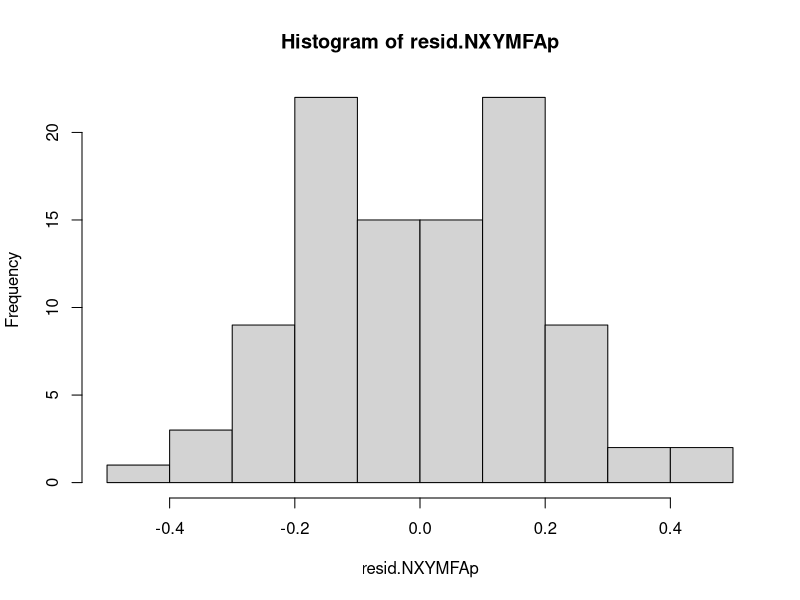
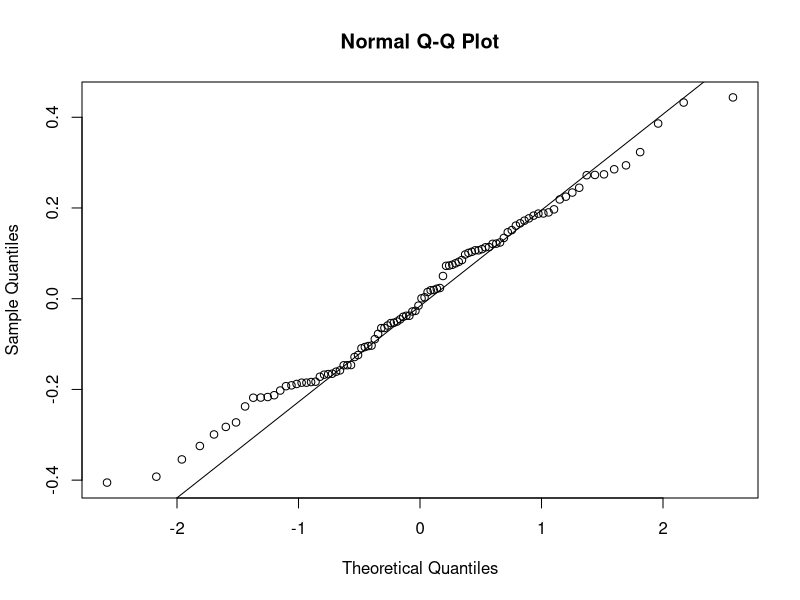
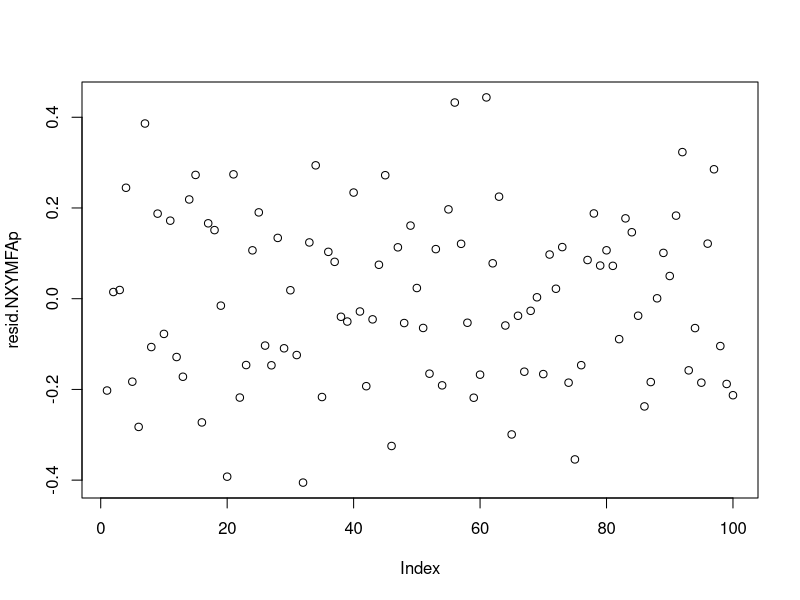
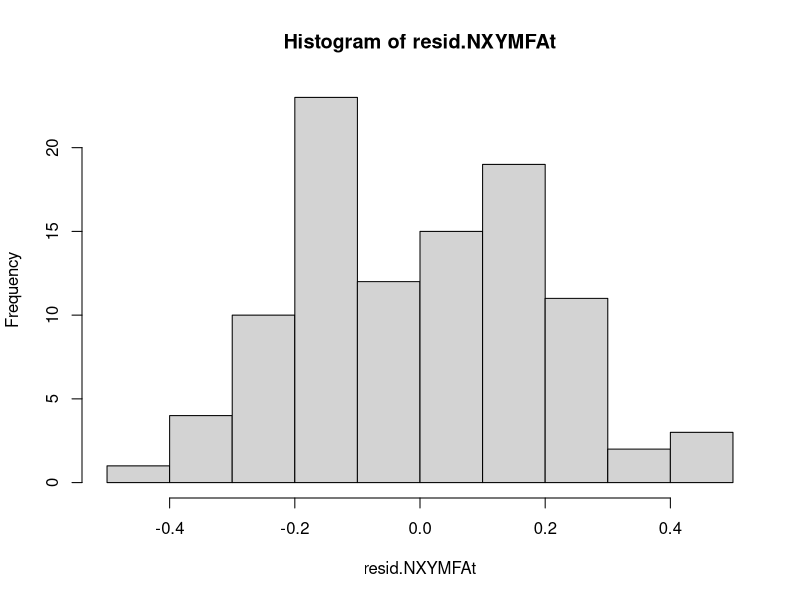
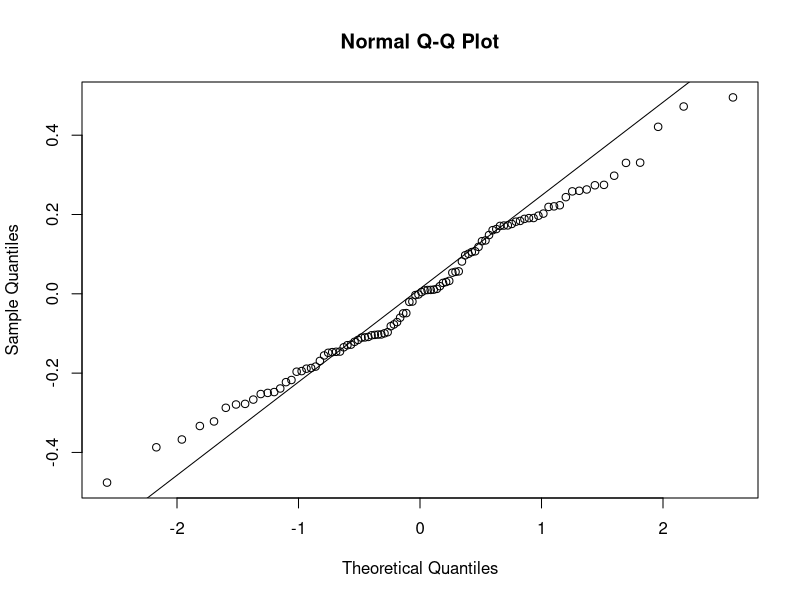
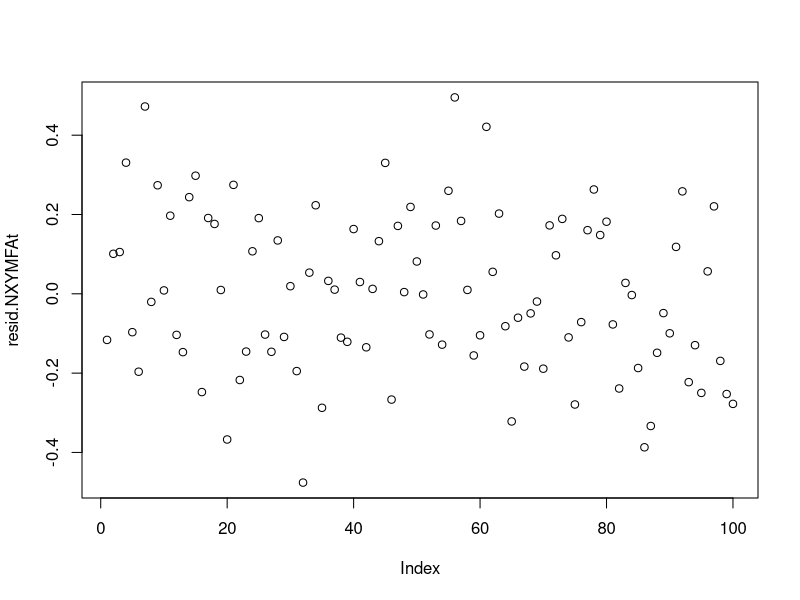
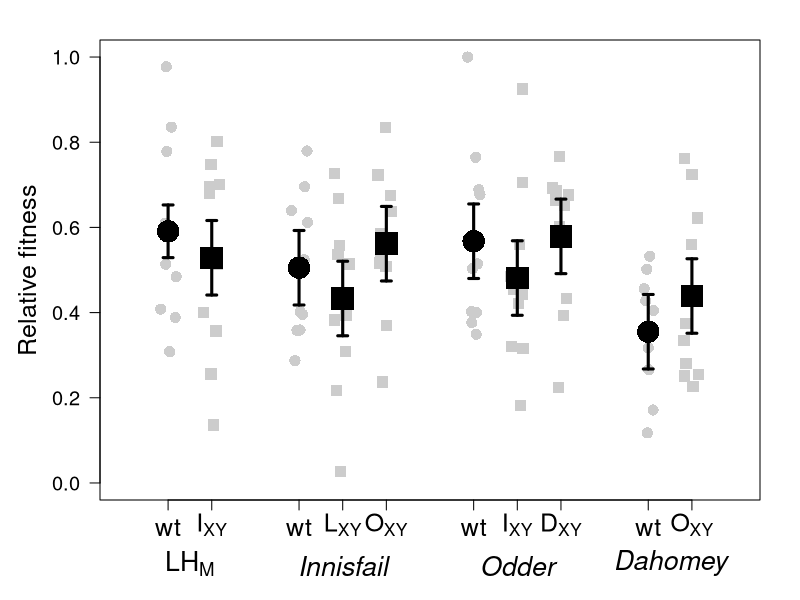
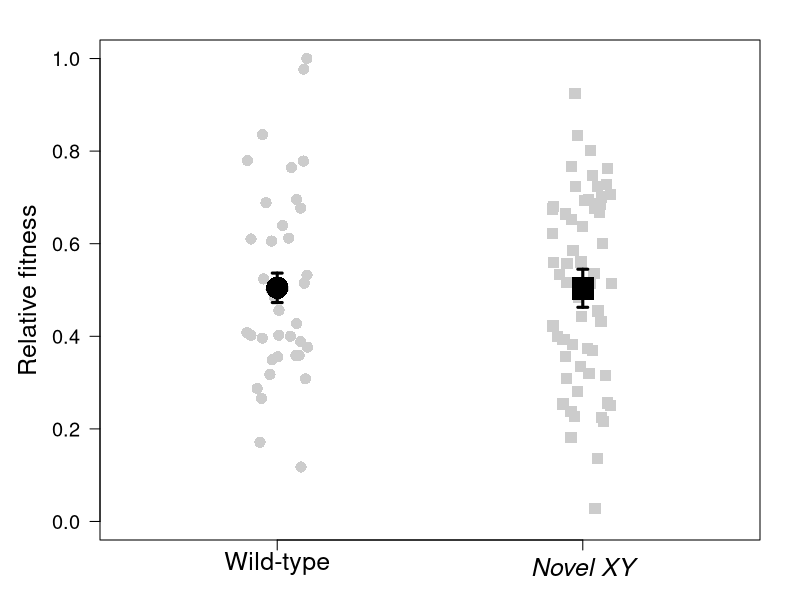

R code for these plots, in order:
################################################################################################
############################ NOVEL XY POPULATION MALE FITNESS ASSAY ############################
################################################################################################

#Set up environment
library(car)
library(Hmisc)

#Read in csv file with data
NXYMFA.data <- read.table(file = "NovelXYMaleFitnessAssay.csv", header = T, sep = ",")


##########################################  STATISTIC  #########################################


###CALCULATE RELATIVE FITNESS###

#Calculate the proportion of red eyed offspring
NXYMFA.data$prop_red <- NXYMFA.data$red / NXYMFA.data$total
#Now divid each proportion red by 5 to get the number for each male
NXYMFA.data$prop_red_male <- NXYMFA.data$prop_red / 5
#Find maxium
maxNXYMFA <- max(NXYMFA.data$prop_red_male, na.rm = T)
#Calculate relative fecundity by dividing each proportion by the maximum
NXYMFA.data$relative_fit <- NXYMFA.data$prop_red_male / maxNXYMFA



##############################
######### POPULATION #########
##############################


### LINEAT MODEL ###

#Linear model, testing if population has a significant effect on the relative fitness
model.NXYMFAp <- lm(relative_fit ~ population, data = NXYMFA.data)
#ANOVA
anova(model.NXYMFAp, test = "F")
#Population is not significant, P = 0.1454


#Test if there is homogeneity of variances
leveneTest(NXYMFA.data$relative_fit, NXYMFA.data$population)
#Non significant, assumption of homogeneity of variances is met. Can use ANOVA

#Test the model by looking at the residuls
resid.NXYMFAp <- residuals(model.NXYMFAp)
hist(resid.NXYMFAp)
shapiro.test(resid.NXYMFAp)
qqnorm(resid.NXYMFAp)
qqline(resid.NXYMFAp)
plot(resid.NXYMFAp)
#The residuls are normally distrubuted, meaning that the model is valid 



#############################
######### TREATMENT #########
#############################


### LINEAT MODEL ###

#Linear model, testing if treatment has a significant effect on the relative fitness
model.NXYMFAt <- lm(relative_fit ~ treatment, data = NXYMFA.data)
#ANOVA
anova(model.NXYMFAt, test = "F")
#Treatment is not significant, P = 0.9814


#Test if there is homogeneity of variances
leveneTest(NXYMFA.data$relative_fit, NXYMFA.data$treatment)
#Non significant, assumption of homogeneity of variances is met. Can use ANOVA

#Test the model by looking at the residuls
resid.NXYMFAt <- residuals(model.NXYMFAt)
hist(resid.NXYMFAt)
shapiro.test(resid.NXYMFAt)
qqnorm(resid.NXYMFAt)
qqline(resid.NXYMFAt)
plot(resid.NXYMFAt)
#The residuls are normally distrubuted, meaning that the model is valid 




#########################################  PLOT DATA  #########################################


### PLOT POPULATION ###

#Add fitted values
NXYMFA.data$fittedPop <- fitted(model.NXYMFAp)

#Caluclate mean
NXYMFApop.M <- tapply(NXYMFA.data$fittedPop, NXYMFA.data$population, mean)
#SE
NXYMFApop.SE <- (summary(model.NXYMFAp)$coefficients[,2])


#Plot
par(mar = c(5, 5, 2, 2))
plot(NULL, xlim = c(0, 7), xlab = "", xaxt = "n", ylim = c(0, 1), ylab = "Relative fitness", 
     cex.axis = 1.2, cex.lab = 1.5, las = 1)
#Add points
stripchart(NXYMFA.data$relative_fit ~ NXYMFA.data$population, add = T, vertical = T, 
           method = "jitter", pch = c(16,15, 16,15,15, 16,15,15, 16,15), cex = 1.5, col = "gray80", 
           at = c(0.5,1, 2,2.5,3, 4,4.5,5, 6,6.5))
#Add errorbars
xNXYMFApop <- c(0.5,1, 2,2.5,3, 4,4.5,5, 6,6.5)
errbar(xNXYMFApop, NXYMFApop.M, NXYMFApop.M + NXYMFApop.SE, NXYMFApop.M - NXYMFApop.SE, 
       pch = c(16,15, 16,15,15, 16,15,15, 16,15), cex = 3, lwd = 3, add = T)
#AXIS
axis(1, at = c(0.5,1, 2,2.5,3, 4,4.5,5, 6,6.5), cex.axis = 1.5,
     labels = c("wt", expression("I"["XY"]), 
                "wt", expression("L"["XY"]), expression("O"["XY"]), 
                "wt", expression("I"["XY"]), expression("D"["XY"]), 
                "wt", expression("O"["XY"])))
#And add text
mtext(expression("LH"["M"]), side = 1, line = 3, at = 0.75, cex = 1.6)
mtext(expression(italic("Innisfail")), side = 1, line = 3, at = 2.5, cex = 1.6)
mtext(expression(italic("Odder")), side = 1, line = 3, at = 4.5, cex = 1.6)
mtext(expression(italic("Dahomey")), side = 1, line = 3, at = 6.25, cex = 1.6)



### PLOT GENOTYPE ###


#Add fitted values
NXYMFA.data$fittedTreat <- fitted(model.NXYMFAt)

#Caluclate mean
NXYMFAtreat.M <- tapply(NXYMFA.data$fittedTreat, NXYMFA.data$treatment, mean)
#SE
NXYMFAtreat.SE <- (summary(model.NXYMFAt)$coefficients[,2])


#Plot
par(mar = c(3, 5, 2, 2))
plot(NULL, xlim = c(0.5, 2.5), xlab = "", xaxt = "n", ylim = c(0, 1), ylab = "Relative fitness", 
     cex.axis = 1.2, cex.lab = 1.5, las = 1)
#Add points
stripchart(NXYMFA.data$relative_fit ~ NXYMFA.data$treatment, add = T, vertical = T, 
           method = "jitter", pch = c(16, 15), cex = 1.5, col = "gray80")
#Add errorbars
xNXYMFAtreat <- c(1, 2)
errbar(xNXYMFAtreat, NXYMFAtreat.M, NXYMFAtreat.M + NXYMFAtreat.SE, NXYMFAtreat.M - NXYMFAtreat.SE, 
       pch = c(16, 15), cex = 3, lwd = 3, add = T)
#AXIS
axis(1, at = seq (1, 2, by = 1), cex.axis = 1.5, labels = c("Wild-type", expression(italic("Novel XY"))))
